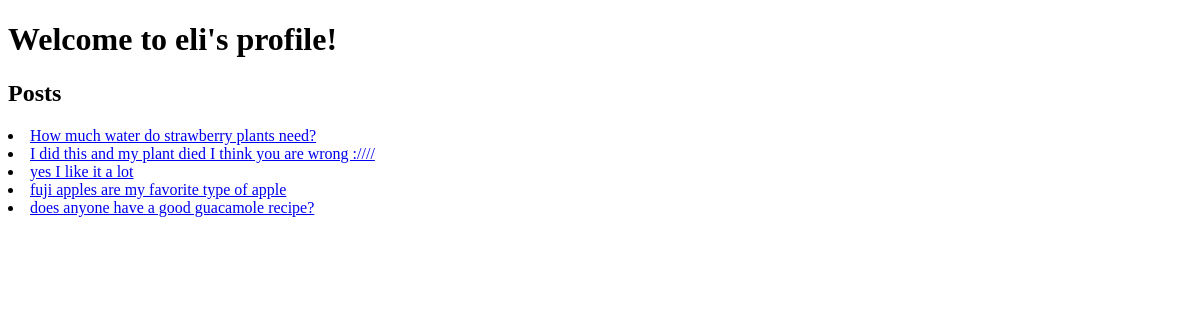
Page /user/eli/ on the earlier database version.
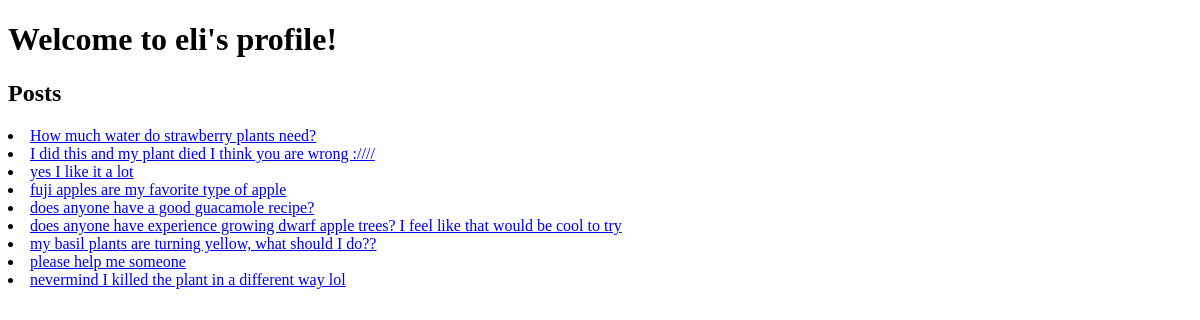
Same page on the later database version.
### plants/models.py (models this page shows, shortened)
class Post(models.Model):
	post_content = models.CharField(max_length=1000) # in case there is a lot of explaining to do :)
	post_plant = models.ForeignKey(Plant, on_delete=models.CASCADE, null=True, blank=True, default=None) # when the plant is deleted (shouldn't happen), remove posts
	author = models.ForeignKey(User, on_delete=models.CASCADE) # had to add null possibility?
	pub_date = models.DateTimeField('date published')
	post_parent = models.ForeignKey('self', on_delete=models.CASCADE, null=True, blank=True, default=None) # post deletes if the parent post deletes
	helpful = models.IntegerField(default=0) # for people who think the most is helpful (basically a 'like')
	also_questioning = models.IntegerField(default=0) # a 'like' to indicate that other people have the same issue

### plants/views.py (the view)
# urls.py: path('user/<str:username>/', views.user.as_view(), name='userinfo'),
class user(View):
	def get(self, request, username):
		template = loader.get_template('user.html')
		try:
			userInfo = User.objects.filter(username=username)[0]
		except:
			template = loader.get_template('nouser.html')
			form = AuthenticationForm()
			form.fields['username'].widget.attrs.update({
				'placeholder': 'username',
			})
			form.fields['password'].widget.attrs.update({
				'placeholder': 'password'
 			})
			context = {
				'username': username, # not user object because it didn't exist :(
				'form': form
			}
			return HttpResponse(template.render(context, request))
		template = loader.get_template('user.html')
		context = {
			'posts': Post.objects.filter(author=userInfo.id).order_by('id'),
			'username': userInfo.username,
		}
		return HttpResponse(template.render(context, request))

### plants/templates/user.html (shortened to what this page needs)
<!DOCTYPE html>
<html>
	<head>
	</head>
	<body>
		<h1> Welcome to {{ username }}'s profile! </h1>
		<h2> Posts </h2>
		{% for post in posts %}
			<li><a href="/post/{{ post.id }}/">{{ post.post_content }}</a></li>
		{% endfor %}
	</body>
</html>

Differences in the rows shown:
added Post: post_content "does anyone have experience growing dwarf apple trees? I feel like that would be cool to try"
added Post: post_content "my basil plants are turning yellow, what should I do??"
added Post: post_content "please help me someone"
added Post: post_content "nevermind I killed the plant in a different way lol"
